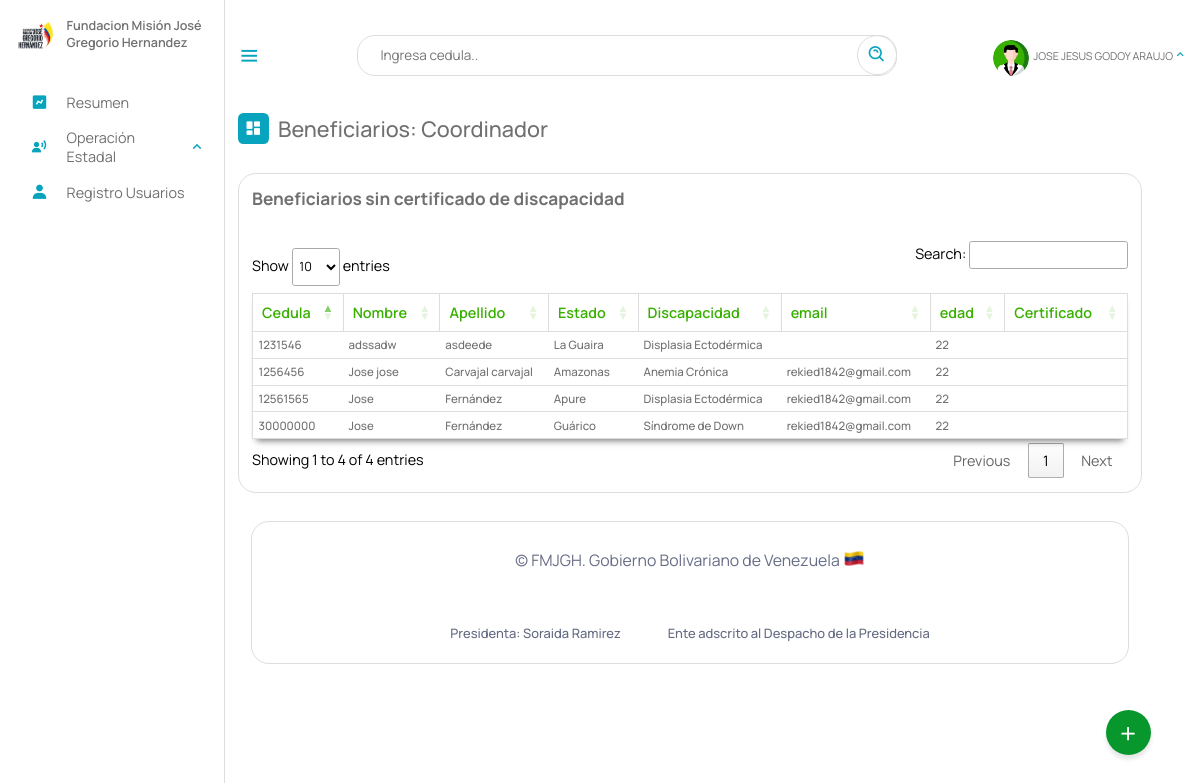
The app's page /Escritorio/sincarnet.php (signed in) with its own data.
### tables this page shows
CREATE TABLE `beneficiario` (
  `cedula` int(12) NOT NULL,
  `nombre` text NOT NULL,
  `apellido` text NOT NULL,
  `fecha_naci` date NOT NULL,
  `email` varchar(50) NOT NULL,
  `telefono` varchar(12) NOT NULL,
  `nacionalidad` char(2) NOT NULL,
  `edad` int(2) NOT NULL,
  `sexo` char(1) NOT NULL,
  `edo_civil` text NOT NULL,
  `nro_hijo` int(2) DEFAULT NULL,
  `estado` varchar(10) NOT NULL,
  `municipio` varchar(20) NOT NULL,
  `parroquia` varchar(10) NOT NULL,
  `discapacidad` varchar(10) NOT NULL,
  `atencion_solicitada` varchar(10) DEFAULT NULL,
  `certificado` varchar(50) DEFAULT NULL,
  `registrado_por` text DEFAULT NULL,
  `fecha_registro` date NOT NULL,
  PRIMARY KEY (`cedula`),
  KEY `estado` (`estado`),
  KEY `discapacidad` (`discapacidad`),
  KEY `atencion_solicitada` (`atencion_solicitada`),
  KEY `municipio` (`municipio`),
  KEY `parroquia` (`parroquia`),
  CONSTRAINT `beneficiario_ibfk_1` FOREIGN KEY (`estado`) REFERENCES `estados` (`id_estados`) ON DELETE CASCADE,
  CONSTRAINT `beneficiario_ibfk_2` FOREIGN KEY (`municipio`) REFERENCES `municipios` (`id_municipios`) ON DELETE CASCADE,
  CONSTRAINT `beneficiario_ibfk_3` FOREIGN KEY (`parroquia`) REFERENCES `parroquia` (`id`) ON DELETE CASCADE ON UPDATE CASCADE,
  CONSTRAINT `beneficiario_ibfk_4` FOREIGN KEY (`discapacidad`) REFERENCES `discapacid_e` (`id_e`) ON DELETE CASCADE,
  CONSTRAINT `beneficiario_ibfk_5` FOREIGN KEY (`atencion_solicitada`) REFERENCES `tipoatencion` (`id`) ON DELETE CASCADE
);

CREATE TABLE `estados` (
  `id_estados` varchar(10) NOT NULL,
  `nombre_estado` text NOT NULL,
  `codigo` varchar(255) NOT NULL,
  PRIMARY KEY (`id_estados`)
);

CREATE TABLE `discapacid_e` (
  `nombre_e` text NOT NULL,
  `id_e` varchar(10) NOT NULL,
  `general` varchar(10) NOT NULL,
  PRIMARY KEY (`id_e`),
  KEY `general` (`general`),
  CONSTRAINT `discapacid_e_ibfk_1` FOREIGN KEY (`general`) REFERENCES `discapacid` (`id_disca`) ON DELETE CASCADE
);

### php/01-discapacitados.php (called while the page is built, shortened)
<?php
include_once("ManejadorBD.php");
class Discapacitados extends ManejadorBD
{
	private $cnn;
	public function __construct($tipoConexion)
	{
		$this->cnn = parent::conectar($tipoConexion);
	}
	public function consultageneralsincarnet()
	{
		try {
			$stmt = $this->cnn->prepare("SELECT cedula, nombre, apellido, estados.nombre_estado, discapacid_e.nombre_e , telefono, edad, email, certificado FROM `beneficiario` , estados, discapacid_e WHERE certificado = ''and beneficiario.estado = estados.id_estados and beneficiario.discapacidad = discapacid_e.id_e; ");
			$stmt->setFetchMode(PDO::FETCH_ASSOC);
			$stmt->execute();
			return $stmt->fetchAll();
		} catch (PDOException $error) {
			echo "Error: ejecutando consulta SQL." . $error->getMessage();
			exit();
		}
	}
}

### php/ManejadorBD.php (called while the page is built, shortened)
<?php
	class ManejadorBD extends PDO {
		public $srv	= SRV;
		public $usr	= USR;
		public $pas	= PAS;
		public $dbn	= BDN;
		public function conectar($tipoConexion){
			try{
				switch ($tipoConexion) {
				    case 1:
				        $dsn = "mysql:host=$this->srv;dbname=$this->dbn";
				        break;
				}
				$dbh = new PDO($dsn, $this->usr, $this->pas);
    			$dbh->setAttribute(PDO::ATTR_ERRMODE, PDO::ERRMODE_EXCEPTION);
			}catch(PDOException $error){
                echo "Error al Conectar con la Base de Datos: ".$error->getMessage();
                exit();
			}
            $this->conexionBD = $dbh;
			return $this->conexionBD;
		}
	}
?>

### Escritorio/sincarnet.php (the view, shortened to what this page needs)
<?php
include_once("partearriba.php");
?>
<link rel="stylesheet" type="text/css" href="https://cdn.datatables.net/1.11.3/css/jquery.dataTables.min.css">
<div class="dash-contenido">
    <div class="overview">
        <div class="titulo">
            <i class='bx bxs-dashboard'> </i>
            <span class="link-name">Beneficiarios: <?php echo $rol ?></span>
        </div>
    </div>
    <div class="tabla-atencion">
            <h2>Beneficiarios sin certificado de discapacidad</h2>
<br>
            <table>
                <thead>
                    <tr>
                        <th>Cedula</th>
                        <th>Nombre</th>
                        <th>Apellido</th>
                        <th>Estado</th>
                        <th>Discapacidad</th>
                        <th>email</th>
                        <th>edad</th>
                        <th>Certificado</th>
                    </tr>
                </thead>
                <tbody id="scr">
                    <?php
                        include_once("../php/01-discapacitados.php");
                        $aten = new Discapacitados (1);
                        $consulta = $aten->consultageneralsincarnet();
                        if ($consulta){
                        foreach($consulta as $registros){
                     ?>
                    <tr>
                        <td><?php echo $registros["cedula"] ?></td>
                        <td><?php echo $registros["nombre"] ?></td>
                        <td><?php echo $registros["apellido"] ?></td>
                        <td><?php echo $registros["nombre_estado"] ?></td>
                        <td><?php echo $registros["nombre_e"] ?></td>
                        <td><?php echo $registros["email"] ?></td>
                        <td><?php echo $registros["edad"] ?></td>
                        <td><?php echo $registros["certificado"] ?></td>
                    </tr>
                    <?php
                    }
                        }
                    ?>
                </tbody>
            </table>
        </div>
<?php
 include_once("parteabajo.php");
?>

### Escritorio/estilo.css (style rules this page uses)
* { font-family: 'Manrope', sans-serif; margin: 0; padding: 0; box-sizing: border-box; scroll-behavior: smooth; }
:root { --body-color: ; --tran-03:all 0.2 ease ; --tran-03:all 0.3s ease ; --tran-03:all 0.4s ease ; --tran-03:all 0.5s ease ; }
body { height: 100vh; background-color: #fff; }
.menu-dash .dash-contenido { padding-top: 45px; }
.menu-dash .titulo { display: flex; align-items: center; margin: 70px 0 30px 0; }
.menu-dash .titulo i { position: relative; height: 35px; width: 35px; background-color: #08A4BD; border-radius: 6px; color: #fff; display: flex; align-items: center; justify-content: center; font-size: 20px; }
.menu-dash .titulo .link-name { font-size: 24PX; font-weight: 500; color: #707070; margin-left: 10px; }
table { width: 100%; }

### Escritorio/dash.css (style rules this page uses)
.dash-contenido .tabla-atencion { margin-top: 2rem; border: 1px solid #ddd; border-radius: 20px; padding: 15px; display: flex; flex-direction: column; justify-content: start; align-items: self-start; overflow: auto; }
.dash-contenido .tabla-atencion h2 { margin-bottom: 0.8rem; font-size: 1.2rem; color: #707070; }
.dash-contenido .tabla-atencion table { background-color: #fff; box-shadow: 0 6px 7px -4px rgba(0, 0, 0, 0.5); width: 100%; border: 1px solid #ddd; text-align: left; color: #707070; font-size: 1rem; border-collapse: collapse; transition: .8s; }
.dash-contenido .tabla-atencion table thead th { color: #38b000; font-weight: 600; border: solid 1px #ddd; padding: 10px; }
.dash-contenido .tabla-atencion table tbody td { font-size: .8rem; font-weight: 500; padding: 6px; border-bottom: 1px solid #ddd; }
table.dataTable.no-footer { width: 100%; }

### Escritorio/02-buttons/01-buttons.css (style rules this page uses)
body { margin: 0; padding: 0; }

### records on screen
beneficiario: cedula "1231546", nombre "adssadw", apellido "asdeede", estado.nombre_estado "La Guaira", discapacidad.nombre_e "Displasia Ectodérmica", edad "22"
beneficiario: cedula "1256456", nombre "Jose jose", apellido "Carvajal carvajal", estado.nombre_estado "Amazonas", discapacidad.nombre_e "Anemia Crónica", email "rekied1842@gmail.com", edad "22"
beneficiario: cedula "12561565", nombre "Jose", apellido "Fernández", estado.nombre_estado "Apure", discapacidad.nombre_e "Displasia Ectodérmica", email "rekied1842@gmail.com", edad "22"
beneficiario: cedula "30000000", nombre "Jose", apellido "Fernández", estado.nombre_estado "Guárico", discapacidad.nombre_e "Síndrome de Down", email "rekied1842@gmail.com", edad "22"

### other values on screen
$NombreUsuarioActivo "JOSE JESUS GODOY ARAUJO"
$rol "Coordinador"
